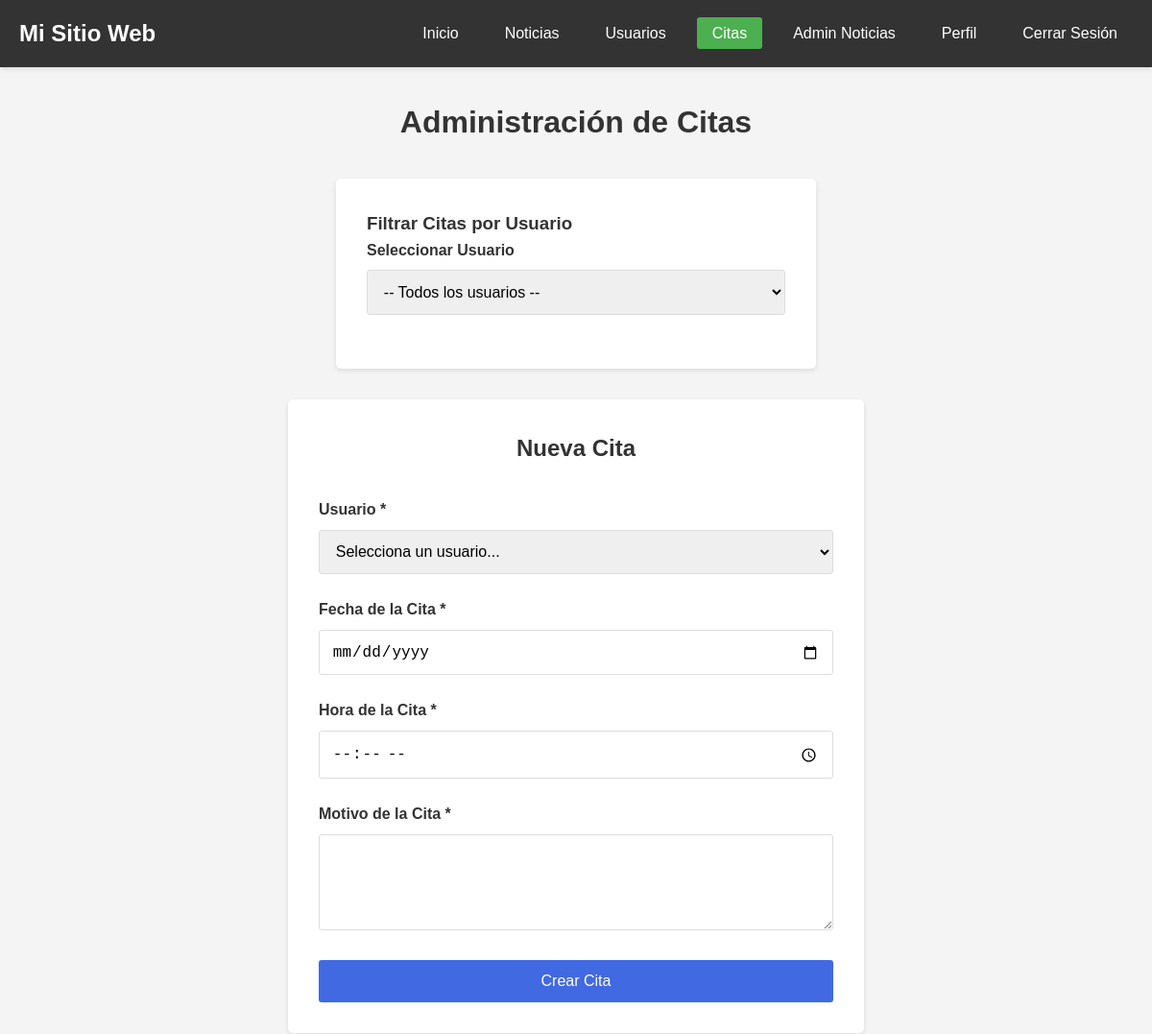
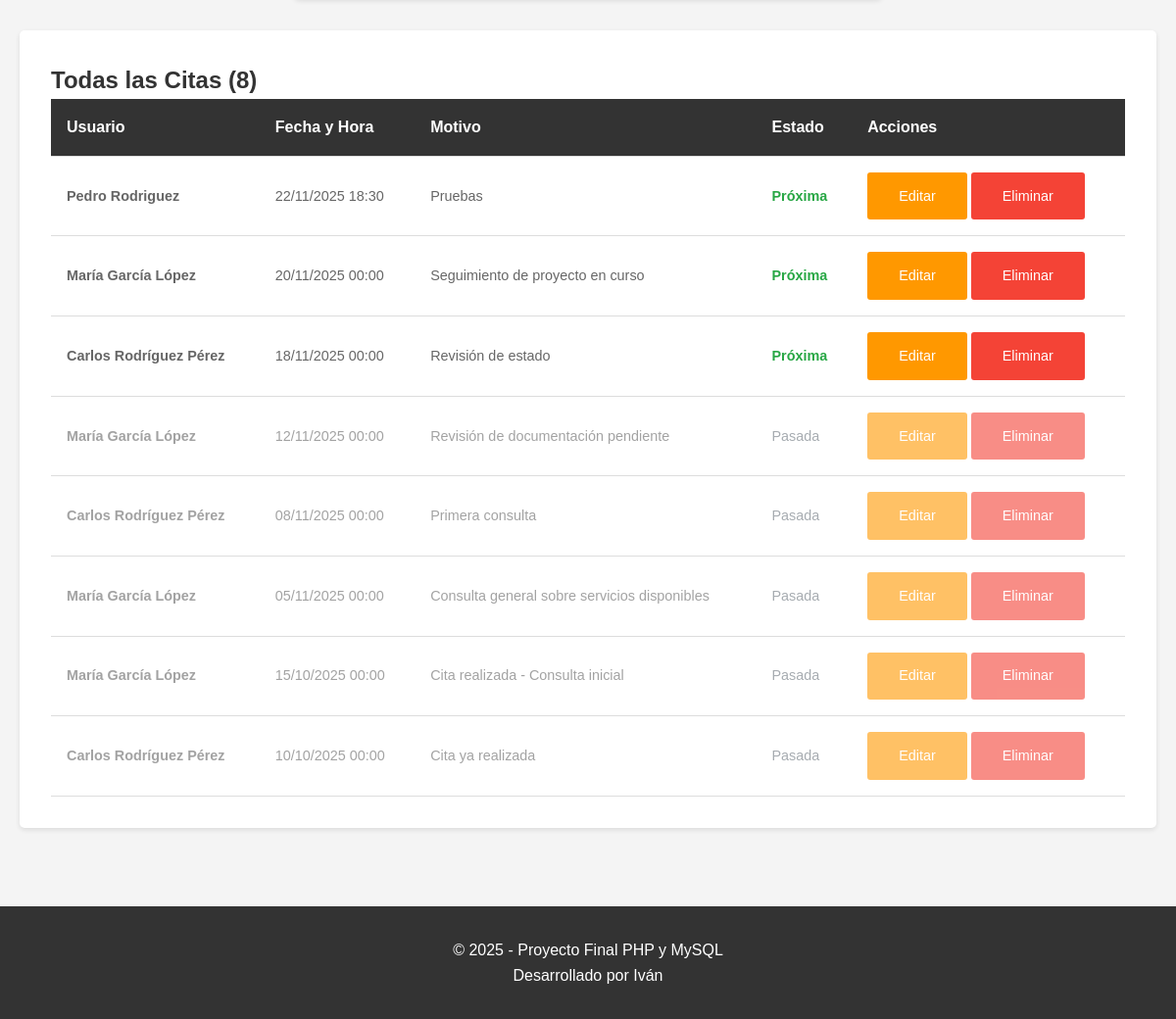
Page /admin/citas-administracion.php (signed in) on the committed database (2 pictures, top to bottom).
### tables this page shows
CREATE TABLE `citas` (
  `idCita` int(11) NOT NULL,
  `idUser` int(11) NOT NULL,
  `fecha_cita` datetime NOT NULL,
  `motivo_cita` text DEFAULT NULL
);

CREATE TABLE `users_data` (
  `idUser` int(11) NOT NULL,
  `nombre` varchar(100) NOT NULL,
  `apellidos` varchar(100) NOT NULL,
  `email` varchar(150) NOT NULL,
  `telefono` varchar(20) NOT NULL,
  `fecha_nacimiento` date NOT NULL,
  `direccion` text DEFAULT NULL,
  `sexo` enum('Masculino','Femenino','Otro','Prefiero no decir') NOT NULL
);

### admin/citas-administracion.php (the view, shortened to what this page needs)
<?php
require_once '../config/database.php';
$editando = false;
$cita_editar = null;
$usuario_seleccionado = null;
if ($usuario_seleccionado) {
    $sql_citas = "SELECT c.*, ud.nombre, ud.apellidos
                  FROM citas c
                  INNER JOIN users_data ud ON c.idUser = ud.idUser
                  WHERE c.idUser = $usuario_seleccionado
                  ORDER BY c.fecha_cita DESC";
} else {
    $sql_citas = "SELECT c.*, ud.nombre, ud.apellidos
                  FROM citas c
                  INNER JOIN users_data ud ON c.idUser = ud.idUser
                  ORDER BY c.fecha_cita DESC";
}
$resultado_citas = mysqli_query($conexion, $sql_citas);
$num_citas = mysqli_num_rows($resultado_citas);
$fecha_actual = date('Y-m-d H:i:s');
?>
<!DOCTYPE html>
<html lang="es">
<head>
    <link rel="stylesheet" href="../css/styles.css">
</head>
<body>
    <nav>
        <div class="contenedor">
            <a href="../index.php" class="logo">Mi Sitio Web</a>
            <ul class="menu">
                <li><a href="../index.php">Inicio</a></li>
                <li><a href="../noticias.php">Noticias</a></li>
                <li><a href="usuarios-administracion.php">Usuarios</a></li>
                <li><a href="citas-administracion.php" class="activo">Citas</a></li>
                <li><a href="noticias-administracion.php">Admin Noticias</a></li>
                <li><a href="../usuario/perfil.php">Perfil</a></li>
                <li><a href="../logout.php">Cerrar Sesión</a></li>
            </ul>
        </div>
    </nav>
    <main>
<div class="contenedor">
    <h1 class="texto-centro" style="margin-bottom: 2rem;">Administración de Citas</h1>
    <div class="formulario" style="max-width: 500px; margin: 0 auto 2rem;">
        <h3>Filtrar Citas por Usuario</h3>
        <form method="GET" action="">
            <div class="campo">
                <label for="usuario_filtro">Seleccionar Usuario</label>
                <select id="usuario_filtro" name="usuario" onchange="this.form.submit()">
                    <option value="">-- Todos los usuarios --</option>
                </select>
            </div>
        </form>
    </div>
    <div class="formulario">
        <h2><?php echo $editando ? 'Editar Cita' : 'Nueva Cita'; ?></h2>
        <form method="POST" action="">
            <?php if ($editando): ?>
                <input type="hidden" name="idCita" value="<?php echo $cita_editar['idCita']; ?>">
            <?php else: ?>
                <div class="campo">
                    <label for="idUser">Usuario *</label>
                    <select id="idUser" name="idUser" required>
                        <option value="">Selecciona un usuario...</option>
                    </select>
                </div>
            <?php endif; ?>
            <div class="campo">
                <label for="fecha_cita">Fecha de la Cita *</label>
                <input type="date" id="fecha_cita" name="fecha_cita" required
                       value="<?php echo $editando ? date('Y-m-d', strtotime($cita_editar['fecha_cita'])) : ''; ?>">
            </div>
            <div class="campo">
                <label for="hora_cita">Hora de la Cita *</label>
                <input type="time" id="hora_cita" name="hora_cita" required
                       value="<?php echo $editando ? date('H:i', strtotime($cita_editar['fecha_cita'])) : ''; ?>">
            </div>
            <div class="campo">
                <label for="motivo_cita">Motivo de la Cita *</label>
                <textarea id="motivo_cita" name="motivo_cita" rows="4" required><?php echo $editando ? htmlspecialchars($cita_editar['motivo_cita']) : ''; ?></textarea>
            </div>
            <?php if ($editando): ?>
                <button type="submit" name="actualizar_cita" class="boton boton-principal boton-completo">
                    Actualizar Cita
                </button>
                <a href="citas-administracion.php" class="boton boton-secundario boton-completo" style="margin-top: 0.5rem;">
                    Cancelar
                </a>
            <?php else: ?>
                <button type="submit" name="crear_cita" class="boton boton-principal boton-completo">
                    Crear Cita
                </button>
            <?php endif; ?>
        </form>
    </div>
    <div class="tabla-contenedor" style="margin-top: 2rem;">
        <h2>
            <?php
            if ($usuario_seleccionado) {
                $sql_nombre = "SELECT nombre, apellidos FROM users_data WHERE idUser = $usuario_seleccionado";
                $res_nombre = mysqli_query($conexion, $sql_nombre);
                $nombre_user = mysqli_fetch_assoc($res_nombre);
                echo "Citas de " . htmlspecialchars($nombre_user['nombre'] . ' ' . $nombre_user['apellidos']);
            } else {
                echo "Todas las Citas ($num_citas)";
            }
            ?>
        </h2>
        <?php if ($num_citas > 0): ?>
            <table>
                <thead>
                    <tr>
                        <th>Usuario</th>
                        <th>Fecha y Hora</th>
                        <th>Motivo</th>
                        <th>Estado</th>
                        <th>Acciones</th>
                    </tr>
                </thead>
                <tbody>
                    <?php while ($cita = mysqli_fetch_assoc($resultado_citas)): ?>
                        <?php
                        $es_futura = ($cita['fecha_cita'] > $fecha_actual);
                        $clase_fila = $es_futura ? '' : 'style="opacity: 0.6;"';
                        ?>
                        <tr <?php echo $clase_fila; ?>>
                            <td>
                                <strong><?php echo htmlspecialchars($cita['nombre'] . ' ' . $cita['apellidos']); ?></strong>
                            </td>
                            <td><?php echo date('d/m/Y H:i', strtotime($cita['fecha_cita'])); ?></td>
                            <td><?php echo htmlspecialchars($cita['motivo_cita']); ?></td>
                            <td>
                                <?php if ($es_futura): ?>
                                    <span style="color: #28a745; font-weight: bold;">Próxima</span>
                                <?php else: ?>
                                    <span style="color: #6c757d;">Pasada</span>
                                <?php endif; ?>
                            </td>
                            <td>
                                <a href="citas-administracion.php?editar=<?php echo $cita['idCita']; ?>"
                                   class="boton boton-advertencia" style="font-size: 0.9rem;">
                                    Editar
                                </a>
                                <a href="citas-administracion.php?eliminar=<?php echo $cita['idCita']; ?><?php echo $usuario_seleccionado ? '&usuario='.$usuario_seleccionado : ''; ?>"
                                   class="boton boton-peligro" style="font-size: 0.9rem;"
                                   onclick="return confirm('¿Estás seguro de eliminar esta cita?')">
                                    Eliminar
                                </a>
                            </td>
                        </tr>
                    <?php endwhile; ?>
                </tbody>
            </table>
        <?php else: ?>
            <div class="alerta alerta-info" style="margin-top: 1rem;">
                <p>📭 No hay citas<?php echo $usuario_seleccionado ? ' para este usuario' : ' en el sistema'; ?>.</p>
            </div>
        <?php endif; ?>
    </div>
</div>
    </main>
    <footer>
        <div class="contenedor">
            <p>&copy; <?php echo date('Y'); ?> - Proyecto Final PHP y MySQL</p>
            <p>Desarrollado por Iván</p>
        </div>
    </footer>
</body>
</html>

### css/styles.css (style rules this page uses)
* { margin: 0; padding: 0; box-sizing: border-box; }
body { font-family: Arial, sans-serif; background-color: #f4f4f4; color: #333; line-height: 1.6; }
.contenedor { max-width: 1200px; margin: 0 auto; padding: 0 20px; }
nav { background: #333; padding: 1rem 0; box-shadow: 0 2px 5px rgba(0,0,0,0.1); }
nav .contenedor { display: flex; justify-content: space-between; align-items: center; }
nav .logo { color: white; text-decoration: none; font-size: 1.5rem; font-weight: bold; }
nav .menu { list-style: none; display: flex; gap: 1rem; }
nav .menu li a { color: white; text-decoration: none; padding: 0.5rem 1rem; border-radius: 3px; }
nav .menu li a.activo { background: #4CAF50; }
main { min-height: calc(100vh - 150px); padding: 2rem 0; }
.formulario { max-width: 600px; margin: 2rem auto; background: white; padding: 2rem; border-radius: 5px; box-shadow: 0 2px 5px rgba(0,0,0,0.1); }
.formulario h2 { text-align: center; color: #333; margin-bottom: 2rem; }
.campo { margin-bottom: 1.5rem; }
.campo label { display: block; margin-bottom: 0.5rem; font-weight: bold; }
.campo input, .campo select, .campo textarea { width: 100%; padding: 0.8rem; border: 1px solid #ddd; border-radius: 3px; font-size: 1rem; }
.boton { display: inline-block; padding: 0.8rem 2rem; border: none; border-radius: 3px; cursor: pointer; text-decoration: none; font-size: 1rem; }
.boton-principal { background: #4169E1; color: white; }
.boton-completo { width: 100%; }
.boton-peligro { background: #f44336; color: white; }
.boton-advertencia { background: #FF9800; color: white; }
.tabla-contenedor { background: white; padding: 2rem; border-radius: 5px; box-shadow: 0 2px 5px rgba(0,0,0,0.1); overflow-x: auto; }
table { width: 100%; border-collapse: collapse; }
table thead { background: #333; color: white; }
table th, table td { padding: 1rem; text-align: left; border-bottom: 1px solid #ddd; }
footer { background: #333; color: white; text-align: center; padding: 2rem 0; margin-top: 3rem; }
.texto-centro { text-align: center; }
table td { line-height: 1.6; font-size: 0.9rem; color: #666; }

### rows in the picture
citas: idUser.apellidos "Pedro Rodriguez", fecha_cita "22/11/2025 18:30", motivo_cita "Pruebas", shows "Próxima"
citas: idUser.apellidos "María García López", fecha_cita "20/11/2025 00:00", motivo_cita "Seguimiento de proyecto en curso", shows "Próxima"
citas: idUser.apellidos "Carlos Rodríguez Pérez", fecha_cita "18/11/2025 00:00", motivo_cita "Revisión de estado", shows "Próxima"
citas: idUser.apellidos "María García López", fecha_cita "12/11/2025 00:00", motivo_cita "Revisión de documentación pendiente", shows "Pasada"
citas: idUser.apellidos "Carlos Rodríguez Pérez", fecha_cita "08/11/2025 00:00", motivo_cita "Primera consulta", shows "Pasada"
citas: idUser.apellidos "María García López", fecha_cita "05/11/2025 00:00", motivo_cita "Consulta general sobre servicios disponibles", shows "Pasada"
citas: idUser.apellidos "María García López", fecha_cita "15/10/2025 00:00", motivo_cita "Cita realizada - Consulta inicial", shows "Pasada"
citas: idUser.apellidos "Carlos Rodríguez Pérez", fecha_cita "10/10/2025 00:00", motivo_cita "Cita ya realizada", shows "Pasada"

### other values in the picture
$num_citas "8"
